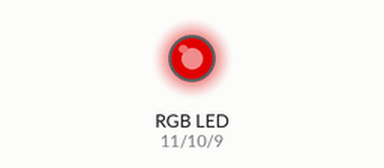
The sketch below on a simulated Arduino Uno, built with avr-gcc and run on an emulated ATmega328P. On the bench: an RGB LED mixed from three pins (HIGH = lit). Dim RGB values are drawn brighter than linear.

Above: at 0.05 s.
At 1.5 s:
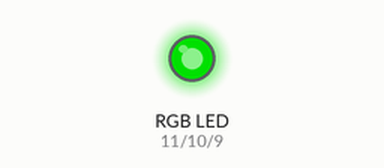
At 3.0 s:
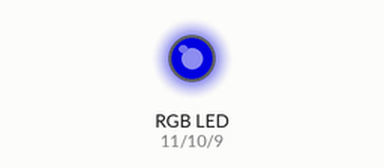
At 3.75 s:
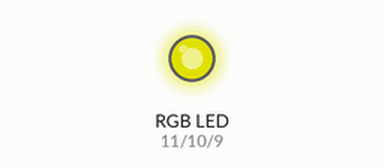
At 4.5 s:
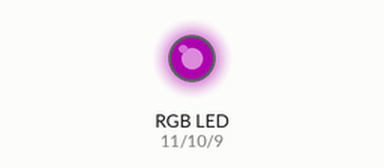
At 6.0 s:
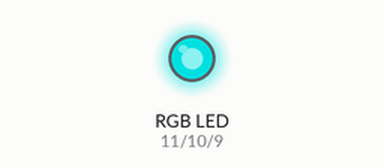
Timing chart, 0 to 7.8 s (numbered marks = the images above):
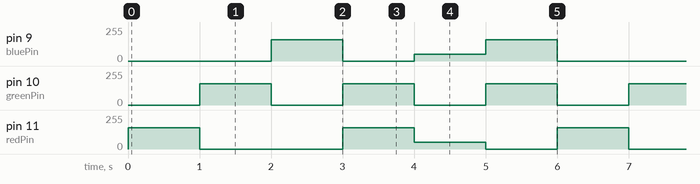

Measured:
- by itself, pin 9 (bluePin): repeats every 6.0 s: 0/255 1.0 s, 52/255 1.0 s, 160/255 1.0 s, 0/255 2.0 s, 160/255 1.0 s
- by itself, pin 10 (greenPin): alternates 160/255 for 1.0 s and 0/255 for 1.0 s
- by itself, pin 11 (redPin): repeats every 6.0 s: 0/255 2.0 s, 160/255 1.0 s, 52/255 1.0 s, 0/255 1.0 s, 160/255 1.0 s

The sketch:

RGB_LED_control.ino
```cpp
/*
Adafruit Arduino - Lesson 3. RGB LED
*/

int redPin = 11;
int greenPin = 10;
int bluePin = 9;
#define max_V 160

void setup()
{
  pinMode(redPin, OUTPUT);
  pinMode(greenPin, OUTPUT);
  pinMode(bluePin, OUTPUT);
}

void loop()
{
  setColor(max_V, 0, 0);  // red
  delay(1000);
  setColor(0, max_V, 0);  // green
  delay(1000);
  setColor(0, 0, max_V);  // blue
  delay(1000);
  setColor(max_V, max_V, 0);  // yellow
  delay(1000);
  setColor(52, 0, 52);  // purple
  delay(1000);
  setColor(0, max_V, max_V);  // aqua
  delay(1000);
}

void setColor(int red, int green, int blue)
{
  analogWrite(redPin, red);
  analogWrite(greenPin, green);
  analogWrite(bluePin, blue);
}
```
